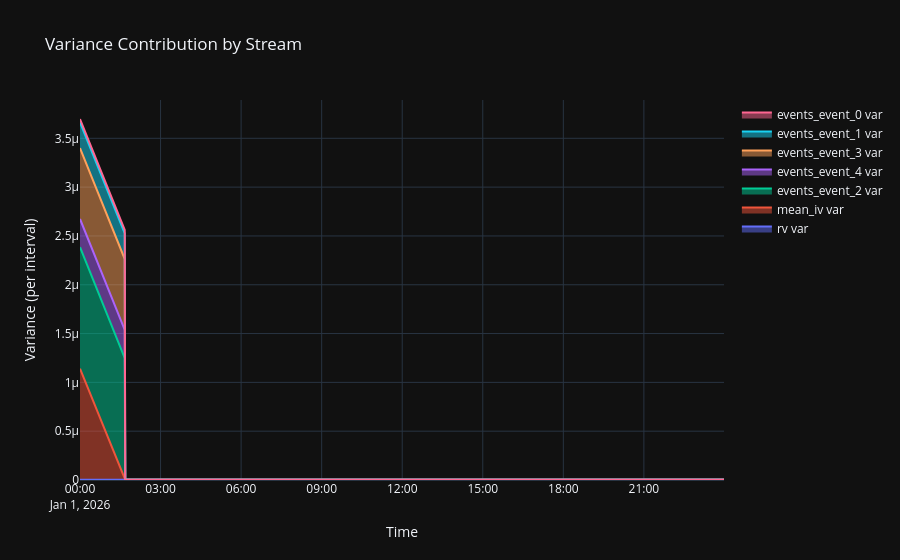

The notebook cell this image was saved under:
### Code cell
# Graph 2: Stacked Variance Contribution by Stream
fig2 = go.Figure()

for b in blocks:
    fig2.add_trace(go.Scatter(
        x=ts, y=plot_df[f'{b.block_name}_var'].to_list(),
        name=f'{b.block_name} var',
        stackgroup='one'
    ))

fig2.update_layout(
    title='Variance Contribution by Stream',
    template='plotly_dark',
    xaxis_title='Time', yaxis_title='Variance (per interval)'
)
fig2.show()

### Figure 1 — Plotly figure (JSON) as saved in the notebook; plotly's stock layout.template omitted (floating-point values rounded to 4 significant figures; data arrays with more than 128 entries replaced by an {"elided": "..."} marker saying what was removed)
{"data": [{"name": "rv var", "stackgroup": "one", "type": "scatter", "x": {"elided": "1440 str values"}, "y": {"elided": "1440 float values"}}, {"name": "mean_iv var", "stackgroup": "one", "type": "scatter", "x": {"elided": "1440 str values"}, "y": {"elided": "1440 float values"}}, {"name": "events_event_2 var", "stackgroup": "one", "type": "scatter", "x": {"elided": "1440 str values"}, "y": {"elided": "1440 float values"}}, {"name": "events_event_4 var", "stackgroup": "one", "type": "scatter", "x": {"elided": "1440 str values"}, "y": {"elided": "1440 float values"}}, {"name": "events_event_3 var", "stackgroup": "one", "type": "scatter", "x": {"elided": "1440 str values"}, "y": {"elided": "1440 float values"}}, {"name": "events_event_1 var", "stackgroup": "one", "type": "scatter", "x": {"elided": "1440 str values"}, "y": {"elided": "1440 float values"}}, {"name": "events_event_0 var", "stackgroup": "one", "type": "scatter", "x": {"elided": "1440 str values"}, "y": {"elided": "1440 float values"}}], "layout": {"title": {"text": "Variance Contribution by Stream"}, "xaxis": {"title": {"text": "Time"}}, "yaxis": {"title": {"text": "Variance (per interval)"}}}}
